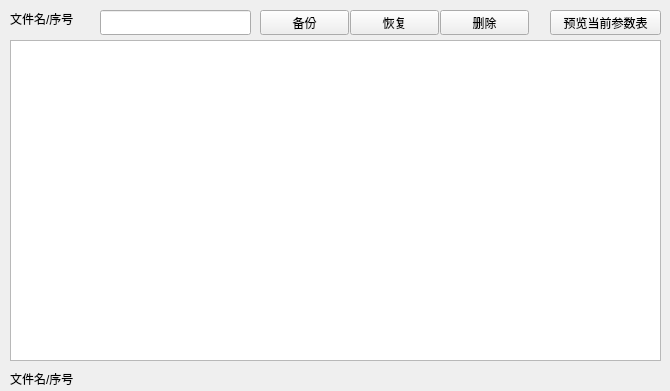
<?xml version="1.0" encoding="UTF-8"?>
<ui version="4.0">
 <class>CParamTableMngrWid</class>
 <widget class="QWidget" name="CParamTableMngrWid">
  <property name="geometry">
   <rect>
    <x>0</x>
    <y>0</y>
    <width>670</width>
    <height>391</height>
   </rect>
  </property>
  <property name="windowTitle">
   <string>Form</string>
  </property>
  <widget class="QLabel" name="label_fileNo">
   <property name="geometry">
    <rect>
     <x>10</x>
     <y>10</y>
     <width>81</width>
     <height>17</height>
    </rect>
   </property>
   <property name="text">
    <string>文件名/序号</string>
   </property>
  </widget>
  <widget class="QLineEdit" name="lineEdit_fileNo">
   <property name="geometry">
    <rect>
     <x>100</x>
     <y>10</y>
     <width>151</width>
     <height>25</height>
    </rect>
   </property>
  </widget>
  <widget class="QPushButton" name="pushButton_bakeup">
   <property name="geometry">
    <rect>
     <x>260</x>
     <y>10</y>
     <width>89</width>
     <height>25</height>
    </rect>
   </property>
   <property name="text">
    <string>备份</string>
   </property>
  </widget>
  <widget class="QPushButton" name="pushButton_restore">
   <property name="geometry">
    <rect>
     <x>350</x>
     <y>10</y>
     <width>89</width>
     <height>25</height>
    </rect>
   </property>
   <property name="text">
    <string>恢复</string>
   </property>
  </widget>
  <widget class="QPushButton" name="pushButton_delete">
   <property name="geometry">
    <rect>
     <x>440</x>
     <y>10</y>
     <width>89</width>
     <height>25</height>
    </rect>
   </property>
   <property name="text">
    <string>删除</string>
   </property>
  </widget>
  <widget class="QPushButton" name="pushButton_preview">
   <property name="geometry">
    <rect>
     <x>550</x>
     <y>10</y>
     <width>111</width>
     <height>25</height>
    </rect>
   </property>
   <property name="text">
    <string>预览当前参数表</string>
   </property>
  </widget>
  <widget class="QTableWidget" name="tableWidget">
   <property name="geometry">
    <rect>
     <x>10</x>
     <y>40</y>
     <width>651</width>
     <height>321</height>
    </rect>
   </property>
  </widget>
  <widget class="QLabel" name="label_message">
   <property name="geometry">
    <rect>
     <x>10</x>
     <y>370</y>
     <width>651</width>
     <height>17</height>
    </rect>
   </property>
   <property name="text">
    <string>文件名/序号</string>
   </property>
  </widget>
 </widget>
 <resources/>
 <connections/>
</ui>
